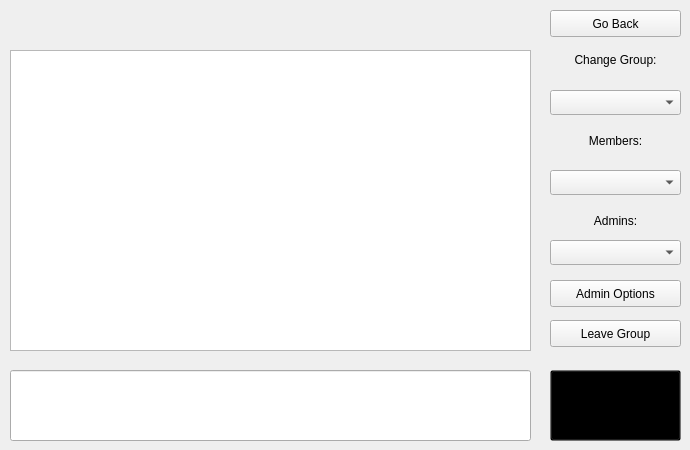
<?xml version="1.0" encoding="UTF-8"?>
<ui version="4.0">
 <class>DialogGroup</class>
 <widget class="QDialog" name="DialogGroup">
  <property name="geometry">
   <rect>
    <x>0</x>
    <y>0</y>
    <width>690</width>
    <height>450</height>
   </rect>
  </property>
  <property name="windowTitle">
   <string>Dialog</string>
  </property>
  <property name="styleSheet">
   <string notr="true"/>
  </property>
  <widget class="QPushButton" name="sendButton">
   <property name="geometry">
    <rect>
     <x>550</x>
     <y>370</y>
     <width>131</width>
     <height>71</height>
    </rect>
   </property>
   <property name="styleSheet">
    <string notr="true">background-color: transparent;
font: 75 18pt &quot;MS Shell Dlg 2&quot;;</string>
   </property>
   <property name="text">
    <string/>
   </property>
   <property name="autoDefault">
    <bool>false</bool>
   </property>
   <property name="default">
    <bool>false</bool>
   </property>
  </widget>
  <widget class="QLabel" name="sendiomage">
   <property name="geometry">
    <rect>
     <x>550</x>
     <y>370</y>
     <width>131</width>
     <height>71</height>
    </rect>
   </property>
   <property name="text">
    <string/>
   </property>
  </widget>
  <widget class="QLabel" name="label">
   <property name="geometry">
    <rect>
     <x>550</x>
     <y>50</y>
     <width>131</width>
     <height>20</height>
    </rect>
   </property>
   <property name="styleSheet">
    <string notr="true">font: 12pt &quot;MS Shell Dlg 2&quot;;</string>
   </property>
   <property name="text">
    <string>Change Group:</string>
   </property>
   <property name="alignment">
    <set>Qt::AlignCenter</set>
   </property>
  </widget>
  <widget class="QComboBox" name="comboBox">
   <property name="geometry">
    <rect>
     <x>550</x>
     <y>90</y>
     <width>131</width>
     <height>25</height>
    </rect>
   </property>
   <property name="cursor">
    <cursorShape>PointingHandCursor</cursorShape>
   </property>
   <property name="styleSheet">
    <string notr="true">font: 12pt &quot;MS Shell Dlg 2&quot;;</string>
   </property>
  </widget>
  <widget class="QLabel" name="label_2">
   <property name="geometry">
    <rect>
     <x>550</x>
     <y>130</y>
     <width>131</width>
     <height>21</height>
    </rect>
   </property>
   <property name="styleSheet">
    <string notr="true">font: 12pt &quot;MS Shell Dlg 2&quot;;</string>
   </property>
   <property name="text">
    <string>Members:</string>
   </property>
   <property name="alignment">
    <set>Qt::AlignCenter</set>
   </property>
  </widget>
  <widget class="QLineEdit" name="lineEdit">
   <property name="geometry">
    <rect>
     <x>10</x>
     <y>370</y>
     <width>521</width>
     <height>71</height>
    </rect>
   </property>
   <property name="styleSheet">
    <string notr="true">font: 12pt &quot;MS Shell Dlg 2&quot;;</string>
   </property>
  </widget>
  <widget class="QLabel" name="label_3">
   <property name="geometry">
    <rect>
     <x>10</x>
     <y>0</y>
     <width>521</width>
     <height>51</height>
    </rect>
   </property>
   <property name="styleSheet">
    <string notr="true">font: 28pt &quot;MS Shell Dlg 2&quot;;</string>
   </property>
   <property name="text">
    <string/>
   </property>
   <property name="alignment">
    <set>Qt::AlignCenter</set>
   </property>
  </widget>
  <widget class="QPushButton" name="pushButton_2">
   <property name="geometry">
    <rect>
     <x>550</x>
     <y>10</y>
     <width>131</width>
     <height>27</height>
    </rect>
   </property>
   <property name="styleSheet">
    <string notr="true">font: 12pt &quot;MS Shell Dlg 2&quot;;</string>
   </property>
   <property name="text">
    <string>Go Back</string>
   </property>
   <property name="autoDefault">
    <bool>false</bool>
   </property>
  </widget>
  <widget class="QTextBrowser" name="textBrowser">
   <property name="geometry">
    <rect>
     <x>10</x>
     <y>50</y>
     <width>521</width>
     <height>301</height>
    </rect>
   </property>
  </widget>
  <widget class="QComboBox" name="comboBox_2">
   <property name="geometry">
    <rect>
     <x>550</x>
     <y>170</y>
     <width>131</width>
     <height>25</height>
    </rect>
   </property>
   <property name="cursor">
    <cursorShape>PointingHandCursor</cursorShape>
   </property>
   <property name="styleSheet">
    <string notr="true">font: 12pt &quot;MS Shell Dlg 2&quot;;</string>
   </property>
  </widget>
  <widget class="QLabel" name="label_4">
   <property name="geometry">
    <rect>
     <x>550</x>
     <y>210</y>
     <width>131</width>
     <height>21</height>
    </rect>
   </property>
   <property name="styleSheet">
    <string notr="true">font: 12pt &quot;MS Shell Dlg 2&quot;;</string>
   </property>
   <property name="text">
    <string>Admins:</string>
   </property>
   <property name="alignment">
    <set>Qt::AlignCenter</set>
   </property>
  </widget>
  <widget class="QComboBox" name="comboBox_3">
   <property name="geometry">
    <rect>
     <x>550</x>
     <y>240</y>
     <width>131</width>
     <height>25</height>
    </rect>
   </property>
   <property name="cursor">
    <cursorShape>PointingHandCursor</cursorShape>
   </property>
   <property name="styleSheet">
    <string notr="true">font: 12pt &quot;MS Shell Dlg 2&quot;;</string>
   </property>
  </widget>
  <widget class="QPushButton" name="adminButton">
   <property name="geometry">
    <rect>
     <x>550</x>
     <y>280</y>
     <width>131</width>
     <height>27</height>
    </rect>
   </property>
   <property name="styleSheet">
    <string notr="true">font: 12pt &quot;MS Shell Dlg 2&quot;;</string>
   </property>
   <property name="text">
    <string>Admin Options</string>
   </property>
   <property name="autoDefault">
    <bool>false</bool>
   </property>
  </widget>
  <widget class="QPushButton" name="adminButton_2">
   <property name="geometry">
    <rect>
     <x>550</x>
     <y>320</y>
     <width>131</width>
     <height>27</height>
    </rect>
   </property>
   <property name="styleSheet">
    <string notr="true">font: 12pt &quot;MS Shell Dlg 2&quot;;</string>
   </property>
   <property name="text">
    <string>Leave Group</string>
   </property>
   <property name="autoDefault">
    <bool>false</bool>
   </property>
  </widget>
  <zorder>sendiomage</zorder>
  <zorder>sendButton</zorder>
  <zorder>label</zorder>
  <zorder>comboBox</zorder>
  <zorder>label_2</zorder>
  <zorder>lineEdit</zorder>
  <zorder>label_3</zorder>
  <zorder>pushButton_2</zorder>
  <zorder>textBrowser</zorder>
  <zorder>comboBox_2</zorder>
  <zorder>label_4</zorder>
  <zorder>comboBox_3</zorder>
  <zorder>adminButton</zorder>
  <zorder>adminButton_2</zorder>
 </widget>
 <resources/>
 <connections>
  <connection>
   <sender>lineEdit</sender>
   <signal>returnPressed()</signal>
   <receiver>sendButton</receiver>
   <slot>animateClick()</slot>
   <hints>
    <hint type="sourcelabel">
     <x>486</x>
     <y>411</y>
    </hint>
    <hint type="destinationlabel">
     <x>600</x>
     <y>412</y>
    </hint>
   </hints>
  </connection>
 </connections>
</ui>
